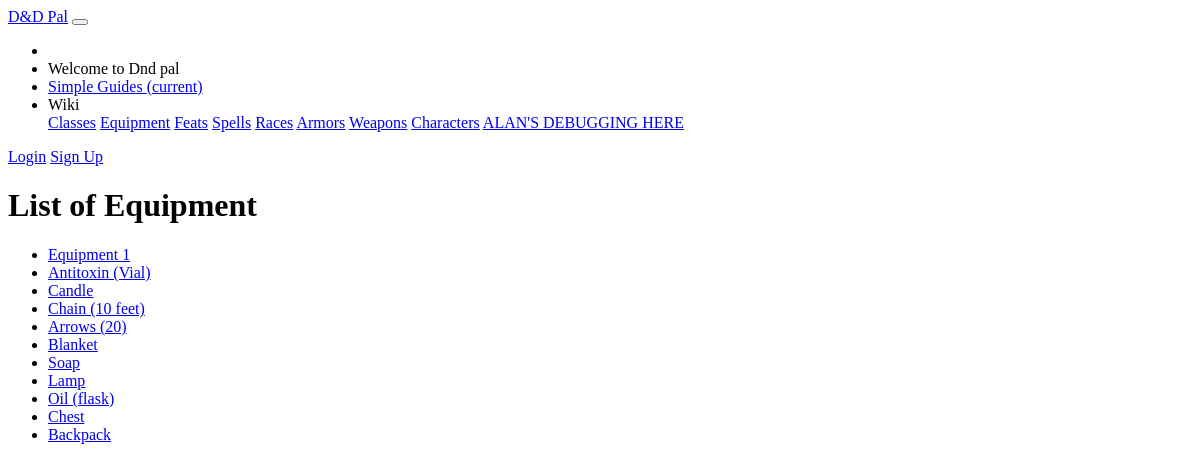
The app's page /dndpal/equipment/ with its own data.
### dndpal/models.py (models this page shows)
class Equipment(models.Model):
    name = models.CharField(default = '', primary_key = True, max_length = 100, help_text = "Enter the name of the equipment")
    gold = models.IntegerField(default=0, help_text="Enter the gold-price component for this equipment")
    silver = models.IntegerField(default=0, help_text="Enter the silver-price component for this equipment")
    copper = models.IntegerField(default=0, help_text="Enter the copper-price component for this equipment")
    weight = models.SmallIntegerField(default= 0, help_text="Enter the weight for this item in pounds.")
    descrtiption = models.CharField(default = '', max_length = 1000, help_text = "Enter a description of this item.")
    capacity = models.SmallIntegerField(default= 0, help_text = "Enter the amount of this item you have before any uses.")
    def get_absolute_url(self):
        return reverse('equipment-detail', args=[str(self.name)])

### dndpal/views.py (the view)
# urls.py: path('equipment/', views.EquipmentListView.as_view(), name='equipment'),
class EquipmentListView(generic.ListView):
    model = Equipment

### dndpal/templates/dndpal/equipment_list.html
{% extends "base_generic.html" %}
{% block content %}
<main role="main" class="container">
    <div class="container card p-5" style="margin-top:10px;">
        <h1>List of Equipment</h1>
        {% if equipment_list %}
        <ul>
            {% for equipment in equipment_list %}
            <li>
                <a href="{{ equipment.get_absolute_url }}">{{ equipment.name }}</a>
            </li>
            {% endfor %}
        </ul>
        {% else %}
        <p>There are no equipment in the wiki.</p>
        {% endif %}
    </div>
</main>
{% endblock %}

### records on screen
Equipment: name "Equipment 1"
Equipment: name "Antitoxin (Vial)"
Equipment: name "Candle"
Equipment: name "Chain (10 feet)"
Equipment: name "Arrows (20)"
Equipment: name "Blanket"
Equipment: name "Soap"
Equipment: name "Lamp"
Equipment: name "Oil (flask)"
Equipment: name "Chest"
Equipment: name "Backpack"
